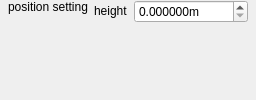
            <widget class="QWidget" name="page_6">
             <layout class="QVBoxLayout" name="verticalLayout_4" stretch="0,1">
              <property name="leftMargin">
               <number>0</number>
              </property>
              <property name="topMargin">
               <number>0</number>
              </property>
              <property name="rightMargin">
               <number>0</number>
              </property>
              <property name="bottomMargin">
               <number>0</number>
              </property>
              <item>
               <layout class="QHBoxLayout" name="worldLayout_2" stretch="0,0">
                <property name="spacing">
                 <number>6</number>
                </property>
                <property name="leftMargin">
                 <number>8</number>
                </property>
                <property name="rightMargin">
                 <number>8</number>
                </property>
                <item>
                 <layout class="QVBoxLayout" name="verticalLayout_28">
                  <item>
                   <widget class="QLabel" name="m_pStyleLabel_9">
                    <property name="sizePolicy">
                     <sizepolicy hsizetype="Preferred" vsizetype="Preferred">
                      <horstretch>0</horstretch>
                      <verstretch>0</verstretch>
                     </sizepolicy>
                    </property>
                    <property name="minimumSize">
                     <size>
                      <width>60</width>
                      <height>20</height>
                     </size>
                    </property>
                    <property name="maximumSize">
                     <size>
                      <width>16777215</width>
                      <height>16777215</height>
                     </size>
                    </property>
                    <property name="text">
                     <string>position setting</string>
                    </property>
                    <property name="alignment">
                     <set>Qt::AlignLeading|Qt::AlignLeft|Qt::AlignTop</set>
                    </property>
                   </widget>
                  </item>
                 </layout>
                </item>
                <item>
                 <layout class="QHBoxLayout" name="horizontalLayout_34" stretch="0,10">
                  <item>
                   <widget class="QLabel" name="m_pLonLabel_14">
                    <property name="sizePolicy">
                     <sizepolicy hsizetype="Preferred" vsizetype="Fixed">
                      <horstretch>0</horstretch>
                      <verstretch>0</verstretch>
                     </sizepolicy>
                    </property>
                    <property name="minimumSize">
                     <size>
                      <width>0</width>
                      <height>20</height>
                     </size>
                    </property>
                    <property name="text">
                     <string>height</string>
                    </property>
                   </widget>
                  </item>
                  <item>
                   <widget class="QDoubleSpinBox" name="m_pHighSpx">
                    <property name="sizePolicy">
                     <sizepolicy hsizetype="Expanding" vsizetype="Fixed">
                      <horstretch>0</horstretch>
                      <verstretch>0</verstretch>
                     </sizepolicy>
                    </property>
                    <property name="contextMenuPolicy">
                     <enum>Qt::NoContextMenu</enum>
                    </property>
                    <property name="suffix">
                     <string>m</string>
                    </property>
                    <property name="decimals">
                     <number>6</number>
                    </property>
                    <property name="minimum">
                     <double>0.000000000000000</double>
                    </property>
                    <property name="maximum">
                     <double>50000.000000000000000</double>
                    </property>
                    <property name="singleStep">
                     <double>1.000000000000000</double>
                    </property>
                   </widget>
                  </item>
                 </layout>
                </item>
               </layout>
              </item>
              <item>
               <spacer name="verticalSpacer_2">
                <property name="orientation">
                 <enum>Qt::Vertical</enum>
                </property>
                <property name="sizeHint" stdset="0">
                 <size>
                  <width>20</width>
                  <height>40</height>
                 </size>
                </property>
               </spacer>
              </item>
             </layout>
            </widget>
